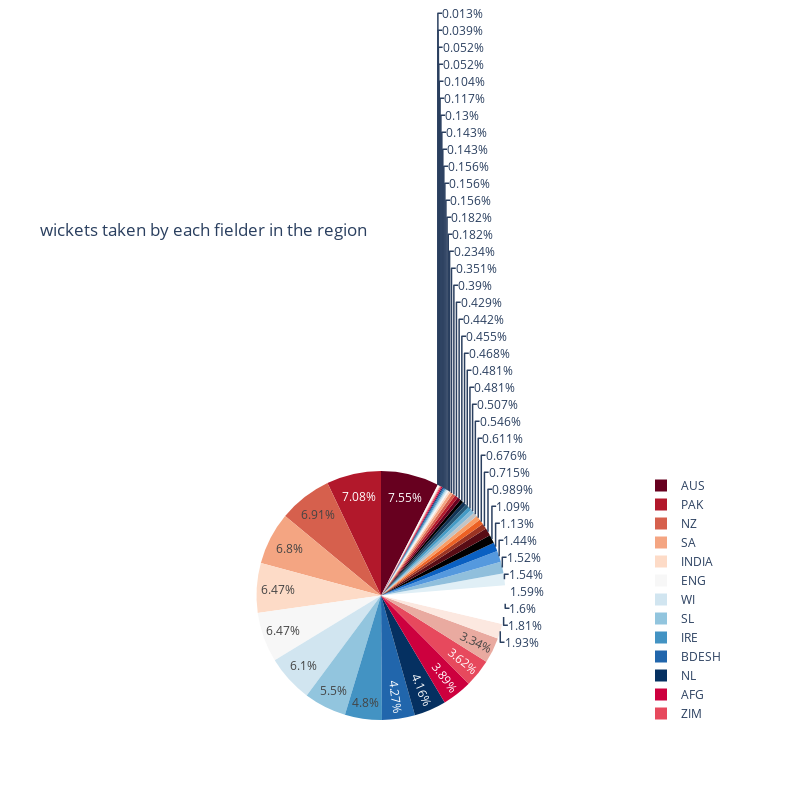

Notebook cell for this chart:
### Code cell
px.pie(fielding_t20, values='Dis', names='Final Region', title='wickets taken by each fielder in the region',
        color_discrete_sequence=px.colors.sequential.RdBu, width=800, height=800)

### Figure 1 — Plotly figure (JSON) as saved in the notebook; plotly's stock layout.template omitted (floating-point values rounded to 4 significant figures; data arrays with more than 128 entries replaced by an {"elided": "..."} marker saying what was removed)
{"data": [{"domain": {"x": [0, 1], "y": [0, 1]}, "hovertemplate": "Final Region=%{label}<br>Dis=%{value}<extra></extra>", "labels": {"elided": "1731 str values"}, "legendgroup": "", "name": "", "showlegend": true, "type": "pie", "values": {"elided": "1731 int values"}}], "layout": {"height": 800, "legend": {"tracegroupgap": 0}, "piecolorway": ["rgb(103,0,31)", "rgb(178,24,43)", "rgb(214,96,77)", "rgb(244,165,130)", "rgb(253,219,199)", "rgb(247,247,247)", "rgb(209,229,240)", "rgb(146,197,222)", "rgb(67,147,195)", "rgb(33,102,172)", "rgb(5,48,97)"], "title": {"text": "wickets taken by each fielder in the region"}, "width": 800}}
